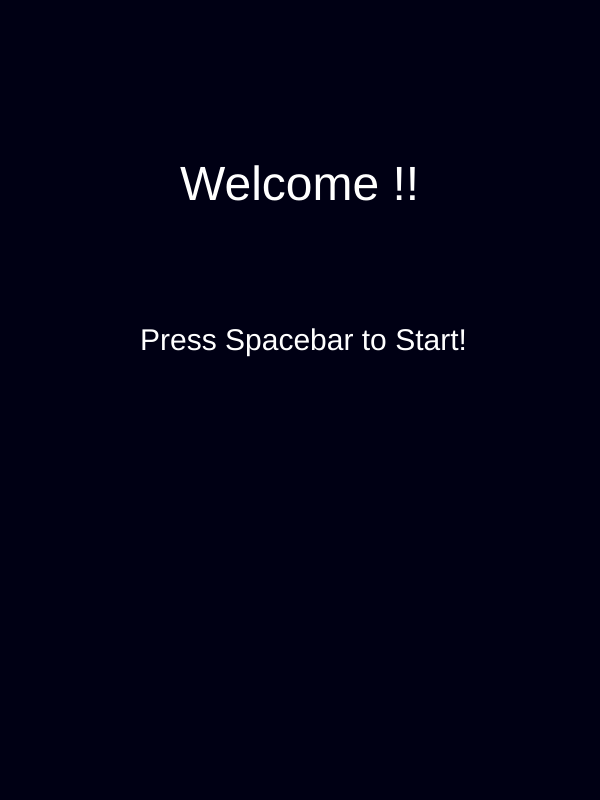
Frame 1 (no input)
Frame 60 (no input): identical to frame 1, image omitted
Frame 120 (the mouse pressed at the canvas centre since frame 60): identical to frame 1, image omitted

The p5.js sketch that drew this single still picture (run headless with seeded random() and noise() and a simulated clock; from frame 60 on, the mouse is pressed at the canvas centre):

// p5.js sketch
// ── sketch.js
// let's start!!
var yValues,
    blocks,
    ytimed,
    speedValue,
    score,
    ytiminglaneoff,
	frameValue,
	negscoreamount,
    clrinc1, clrinc2, clrinc3,
    combo,bestCombo,
    gameState;

function setup() {
	// Important Values
	yValues = [];
    blocks = [0, 2, 1, 1, 2, 0];
	ytimed = [3, 4, 5, 6, 7, 8];
	speedValue = 1;
	negscoreamount = 100;
    clrinc1 = 0;
    combo = 1;

    // Settings
	createCanvas(600, 800);
    score = 0;
    ytiminglaneoff = 600;
    gameState = "start";
    bestCombo = 0;

    clrinc1 = 0;
    clrinc2 = 0;
    clrinc3 = 0;

	for (var i = 0; i < blocks.length; i++) {
		yValues.push(ytiminglaneoff - ytimed[i] * 60 );
	}
}

function draw() {
    background(0, 0, 20);
    if (gameState == "start") {
        drawStartUI();
    } else if (gameState == "action") {
        movePlatforms(speedValue, negscoreamount);
        drawActionUI();
    	drawBlocks();

        // Score can't be neg #
        if (score <= 0) {
            score = 0;
        }

        // Change gameState to 'end' when last block reaches end
        if (yValues[yValues.length - 1] > 1200) {
            gameState = "end";
        }

    } else if (gameState == "end") {
        drawEndUI();
    }
}

function movePlatforms(speed, negscoreamount) {
    for (var i = 0; i < blocks.length; i++) {
        yValues[i] += speed ;
        if (yValues[i] > height - 150) {
			yValues[i] += 200;
		}

        // Move bar to outside the screen when player missed it
		if (yValues[i] == 851) {
			score -= negscoreamount;

            // Put combo value to bestCombo when player missed the bar
            if (combo > bestCombo) {
                bestCombo = combo;
            }
            combo = 1;
		}
    }
} // end movePlatforms

function drawActionUI() {

	// Draw UI
	// Underbar
    fill(200, 200, 0);
    rect(0, 760, 600, 40);

    // Score text
    fill(0);
    textSize(24);
    text("score : " + score, 10, 790);

    // Hitting Blocks
	fill(0+clrinc1,150+clrinc1,220+clrinc1);
	rect(0,ytiminglaneoff + 30,200,130);
	fill(220+clrinc2,175+clrinc2,0+clrinc2);
	rect(200, ytiminglaneoff + 30, 200, 130);
	fill(240+clrinc3,50+clrinc3,0+clrinc3);
	rect(400, ytiminglaneoff + 30, 200, 130);

	// Seperating lines
    stroke(255);
    line(200, 0, 200, 760);
    line(400, 0, 400, 760);
    line(0, ytiminglaneoff + 30, 600, ytiminglaneoff + 30);
    line(0, ytiminglaneoff, 600, ytiminglaneoff);
    stroke(0);

    if (combo >= 2) {
        // Combo text
        textSize(36);
        fill(0,150,250);
        text(combo+" Combo!",1/2 * width - 75, 1/3 * height);
    }

}

function drawStartUI() {
    background(0, 0, 20);

    // Welcome text
    fill(255);
    textSize(48);
    text("Welcome !!", 180, 200);

    // Introduction S
    textSize(30);
    text("Press Spacebar to Start!", 140, 350);
}

function drawEndUI() {
    background(0,0,20);

    // Display score
    textSize(48);
    fill(255);
    text("Your score = " + score, 100, 300);

    if (bestCombo == 0) {
        bestCombo = "\nFULL COMBO";
    }

    // Best combo in the game
    text("Best Combo = " + bestCombo, 100, 350);

    // Display text depends on score
    if (score < 1000 ) {
        text("You're such a... \n   Rank : F", 140, 500);
    } else if (score < 1/12 * (blocks.length * 100 * combo) || score < 1000) {
        text("Try hard !! \n Rank : C", 160, 500);
    } else if (score > 1/12 * (blocks.length * 100 * combo) && score < 1/3 * (blocks.length * 100 * combo)) {
        text("You're good !! \n   Rank : A+", 140, 500);
    } else if (score > 1/3 * (blocks.length * 100 * combo)){
        text("You're just GOD !! \n     Rank : SS+", 100, 500);
    }

}

function drawBlocks() {

	// Loop function
	for(var i=0; i < blocks.length; i++) {
		var ii = blocks[i] * 200
        if (blocks[i] == 0) {
            fill(0,150,220);
        } else if (blocks[i] == 1) {
            fill(220,175,0);
        } else if (blocks[i] == 2) {
            fill(240,50,0);
        }
		rect(ii,yValues[i], 200, 20);
	}
}

function keyPressed() {
    println(keyCode);
    println(gameState);

    // Increase amount of number inside fill
    if (keyCode == 37) {
        clrinc1 = 20;
        for(var i = 0; i < blocks.length; i++) {
            if (blocks[i] == 0 && yValues[i] > ytiminglaneoff - 10 && yValues[i] < ytiminglaneoff + 10) {
                yValues[i] = 1200;
                score += 100 * combo;
                combo += 1;
            }
        }
    }
    if (keyCode == 40) {
        clrinc2 = 20;
        for(var i = 0; i < blocks.length; i++) {
            if (blocks[i] == 1 && yValues[i] > ytiminglaneoff - 10 && yValues[i] < ytiminglaneoff + 10) {
                yValues[i] = 1200;
                score += 100 * combo;
                combo += 1;
            }
        }
    }
    if (keyCode == 39) {
        clrinc3 = 20;
        for(var i = 0; i < blocks.length; i++) {
            if (blocks[i] == 2 && yValues[i] > ytiminglaneoff - 10 && yValues[i] < ytiminglaneoff + 10) {
                yValues[i] = 1200;
                score += 100 * combo;
                combo += 1;
            }
        }
    }
    if (keyCode == 32) {
        gameState = "action";
    }
}

function keyReleased() {

    // Decrease amount of number inside fill
    if (keyCode == 37) {
        clrinc1 = 0;
    }
    if (keyCode == 40) {
        clrinc2 = 0;
    }
    if (keyCode == 39) {
        clrinc3 = 0;
    }
}
